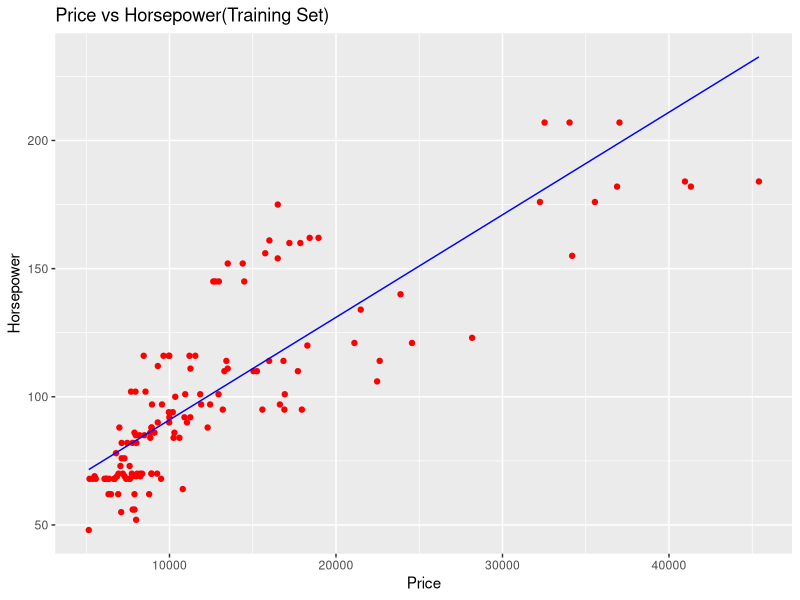
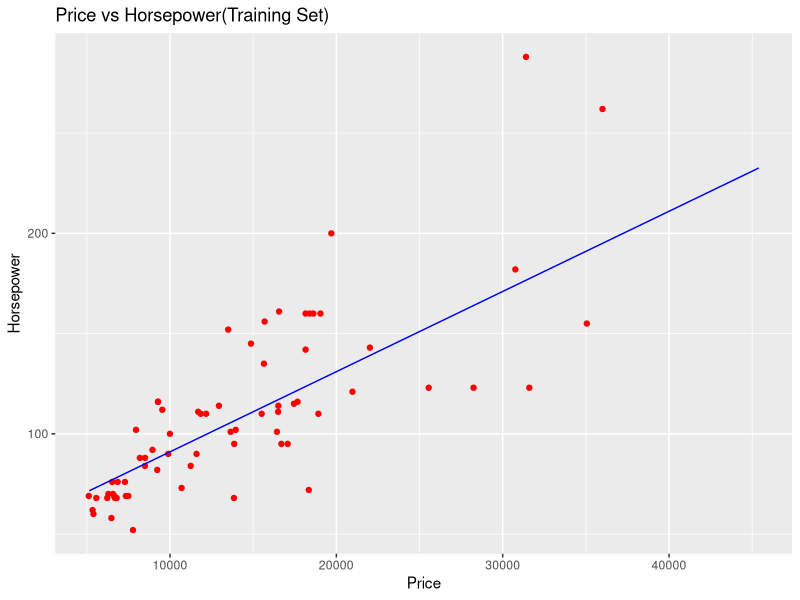

Recreate these plots in R, in order.
getwd()
setwd("/Users/VinceLAB/Documents/ITT /Ene - Jun 2020/Mineria/RepoGitHub/MineriaRepo/Unidad2/Practicas/Practica1")
getwd()

# Importing the dataset
dataset <- read.csv('CarDataSet.csv')

# Splitting the dataset into the Training set and Test set
# Install.packages('caTools')
library(caTools)
set.seed(123)
split <- sample.split(dataset$price, SplitRatio = 2/3)
training_set <- subset(dataset, split == TRUE)
test_set <- subset(dataset, split == FALSE)

# Fitting Simple Linear Regression to the Training set
regressor = lm(formula = horsepower ~ price,
               data = dataset)
summary(regressor)

# Predicting the Test set results
y_pred = predict(regressor, newdata = test_set)

# Visualising the Training set results
library(ggplot2)
ggplot() +
  geom_point(aes(x=training_set$price, y=training_set$horsepower),
             color = 'red') +
  geom_line(aes(x = training_set$price, y = predict(regressor, newdata = training_set)),
            color = 'blue') +
  ggtitle('Price vs Horsepower(Training Set)') +
  xlab('Price') +
  ylab('Horsepower')

# Visualising the Test set results
ggplot() +
  geom_point(aes(x=test_set$price, y=test_set$horsepower),
             color = 'red') +
  geom_line(aes(x = training_set$price, y = predict(regressor, newdata = training_set)),
            color = 'blue') +
  ggtitle('Price vs Horsepower(Training Set)') +
  xlab('Price') +
  ylab('Horsepower')
